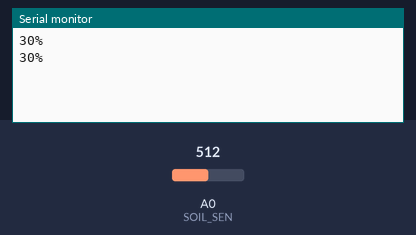
Simulated run of this sketch. Board: Arduino Uno, built with avr-gcc and run on an emulated ATmega328P. On the bench: the last lines printed to the serial monitor. The test bench sets the inputs (shaded band); at power-on: A0 (SOIL_SEN) = 512.

Above: at 1.8 s.
1.9 s: A0 (SOIL_SEN) set to 910
At 2.7 s:
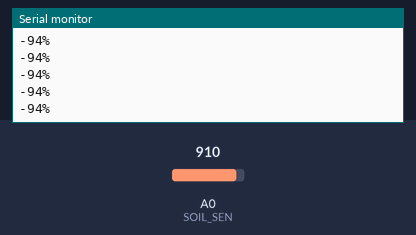
3.4 s: A0 (SOIL_SEN) set to 940
At 4.3 s:
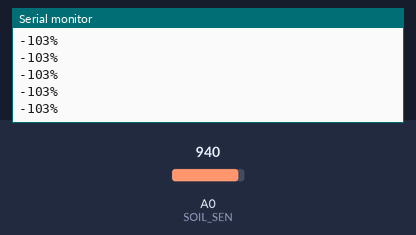
Timing chart, 0 to 6.4 s (numbered marks = the images above; inputs shaded):
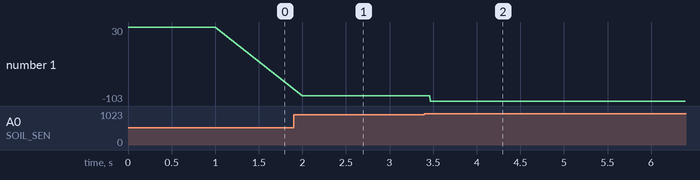

Measured:
- after the input at 1.9 s, the serial monitor: prints a new line after 0.10 s (image 1)
- after the input at 3.4 s, the serial monitor: prints a new line after 0.07 s (image 2)
- plotted number 1: 30 → -94 after the input at 1.9 s, -94 → -103 after the input at 3.4 s

The sketch:

PlantMonitorSystem.ino
```cpp
//Includes
#include <LiquidCrystal.h>


//Conestant pins

const int SOIL_SEN = A0;  //Capacitive soil moisture sensor
const int WATER_PUMP = 2; //Water pump

//LCD Display pins and configure
const int rs = 12, en = 11, d4 = 5, d5 = 4, d6 = 3, d7 = 2;
LiquidCrystal lcd(rs, en, d4, d5, d6, d7);

//constants varaibles
const int dry_map = 606;      // value for dry sensor to map
const int wet_map = 284;      // value for wet sensor to map
const int dry = 0;            // value for dry sensor
const int wet = 100;          // value for wet sensor
const int dry_check_val = 10; // Percentage to check wheather the soil is dry

void setup()
{

  Serial.begin(9600);
  pinMode(WATER_PUMP, OUTPUT);
}

void loop()
{

  maintainSoil();

  // delay(1200000);
  delay(1000);
}

//Obtains the soil moisture as a percentage
int getSoilMoisture()
{

  int soil_sen_value = analogRead(SOIL_SEN);
  int percentageHumididy = map(soil_sen_value, wet_map, dry_map, wet, dry);

  return percentageHumididy;
}

//Obtains if the soil is dry or not according to the threshold
//soil_moist -> Percentage of moistuire
bool getSoilStatus(int soil_moist)
{

  if (soil_moist <= dry_check_val)
  {
    return true;
  }
  else if (soil_moist > dry_check_val)
  {
    return false;
  }
  else
  {
    return false;
  }
}

//Turns the water pump off
void turnPumpOff()
{
  digitalWrite(WATER_PUMP, LOW);
}

//Turns the water pump on
void turnPumpOn()
{
  digitalWrite(WATER_PUMP, HIGH);
}

//Displays a percentages to the serial
void displayAsPercentage(int value)
{

  Serial.print(value);
  Serial.println("%");
}

//Parent function to check soil and water if necessary
void maintainSoil()
{

    int soil_moist;
    bool isDry;

  do
  {
    soil_moist = getSoilMoisture();
    isDry = getSoilStatus(soil_moist);

    displayAsPercentage(soil_moist);
    if (isDry)
    {
      turnPumpOn();
    }
    else
    {
      turnPumpOff();
    }

  } while (getSoilStatus(soil_moist));

}
```
